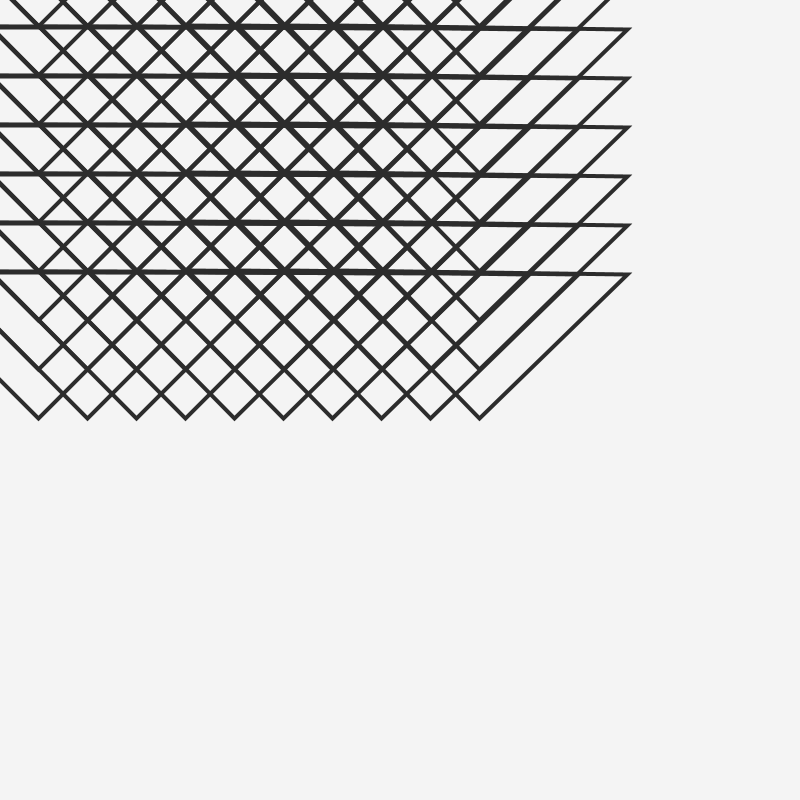
Frame 1 (no input)
Frame 60 (the mouse pressed at the canvas centre just before this capture): identical to frame 1, image omitted
Frame 120 (the mouse held since frame 60 and released just before this capture): identical to frame 1, image omitted

The Processing sketch that drew this single still picture (run headless with seeded random() and noise(); from frame 60 on, the mouse is pressed at the canvas centre):

// Processing sketch: turningTriangles
// ── turningTriangles.pde
void setup() {
  size(800,800);
  //size(600, 600);
  background(244);
  smooth();
  //noLoop();
}

void draw() {
  
  
  background(244);
  fill(45,0);
  stroke(44);
  strokeWeight(4);
  int stepX = 38;
  int stepY = -23;
  int size=146;
  
  for (int j=1; j<10; j++) {
    for (int i=0; i<10; i++) {
      pushMatrix();
      translate(49*i, 49*j);
      rotate(radians(0.1*i));
      triangle(stepX-size, (stepY-size), 
      stepX, stepY, 
      stepX+size, (stepY-size));
      popMatrix();
    }
  }
  /*for (int x = stepX; x<width-stepX; x+=stepX) {
   for (int y = stepY; x<width-stepY; y+=stepY) {
   triangle(x-size,y-size,
   x,y,
   x+size,y-size);
   }
   }*/
}
